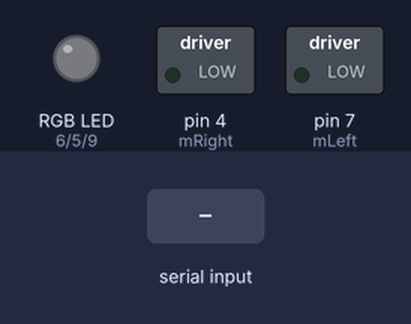
This sketch was run on a simulated Arduino Uno, built with avr-gcc and run on an emulated ATmega328P. On the bench: switched loads named in the sketch (green lamp = pin HIGH), an RGB LED mixed from three pins (HIGH = lit). The test bench sets the inputs (shaded band).

Above: at 1.2 s.
1.3 s: "f" received over Serial
At 2.0 s:
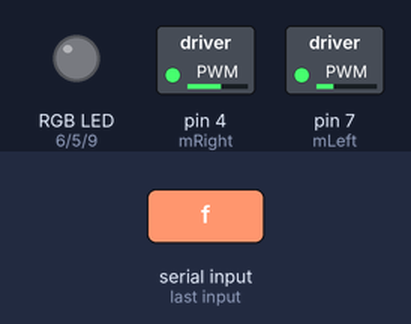
2.8 s: "b" received over Serial
At 4.0 s:
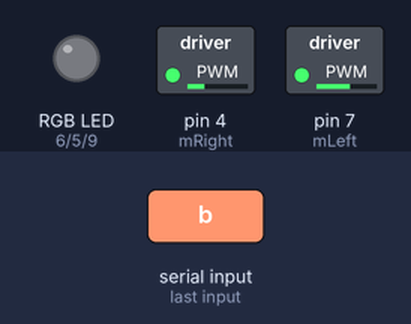
4.3 s: "s" received over Serial
At 4.7 s:
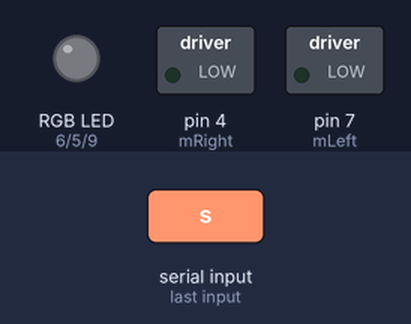
5.8 s: "r" received over Serial
At 6.7 s:
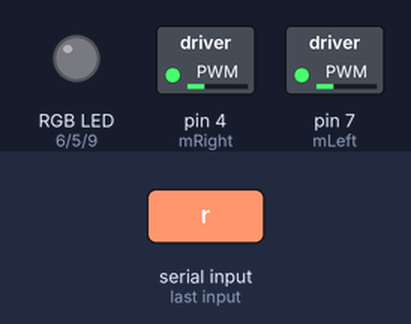
7.3 s: "l" received over Serial
At 7.7 s:
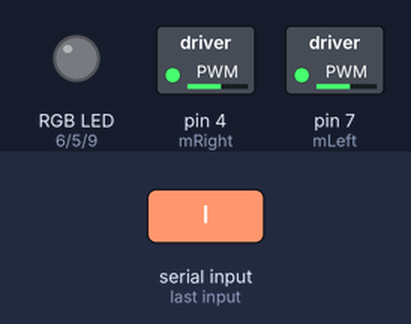
8.8 s: "H" received over Serial
At 9.3 s:
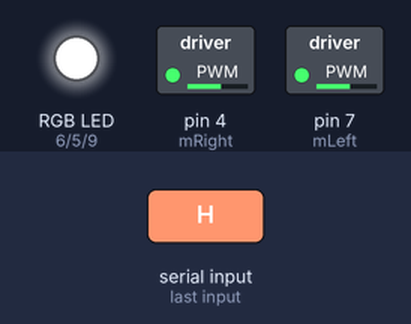
Timing chart, 0 to 11.3 s (numbered marks = the images above; inputs shaded):
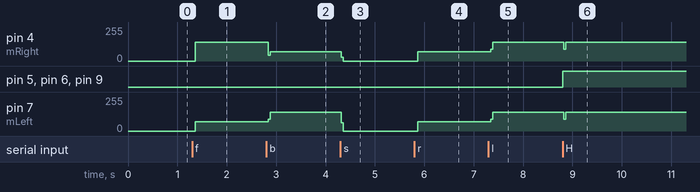

Measured:
- after the input at 1.3 s, pin 4 (mRight): 0/255 → 141/255 after 0.06 s; pin 7 (mLeft): 0/255 → 71/255 after 0.06 s
- after the input at 2.8 s, pin 4 (mRight): 141/255 → 71/255 at once; pin 7 (mLeft): 71/255 → 141/255 at once
- after the input at 4.3 s, pin 4 (mRight): 71/255 → 0/255 at once; pin 7 (mLeft): 141/255 → 0/255 at once
- after the input at 5.8 s, pin 4 (mRight), pin 7 (mLeft): 0/255 → 71/255 after 0.06 s
- after the input at 7.3 s, pin 4 (mRight), pin 7 (mLeft): 71/255 → 141/255 at once
- after the input at 8.8 s, pin 4 (mRight), pin 7 (mLeft): 141/255 → 87/255 at once, → 141/255 0.04 s later; pin 5 (ledPinG), pin 6 (ledPinR), pin 9 (ledPinB): LOW → HIGH at once

The sketch:

Bluetooth.ino
```cpp
/*
  VEHÍCULO CONTROLADO POR BLUETOOTH Y APP
  Programa para control de printbot kiwibot por APP y HC06.
  al recibir s para; f adelante; b atras; r derecha; l izquierda;
  H enciende LEDs, L apaga LEDs; Z zumbador; z apaga el zumbador
  Desarrollado por Miguel Granero, Jose Pujol y Alberto Pumar.
  Revisado Mayo 2016
  APP: https://play.google.com/store/apps/details?id=appinventor.ai_albyuda.HC06
*/

// variables constantes para los pines
// Pines de los servos
const int mLeft = 7; // servo izquierda
const int mRight = 4;  // servo derecha
// pines LED RGB
const int ledPinR = 6;
const int ledPinG = 5;
const int ledPinB = 9;
// pin timbre
const int buzzerPin = 10;

// variable para almacenar lectura puerto serial
int incomingByte;
// variable para almacenar el modo de movimiento
int mode = 's'; // lo inicializamos en parado

void setup() {
  // abrimos el puerto serie para la comunicacion
  Serial.begin(9600);
  // declaramos como salida servo, RGB, zumbador
  pinMode(mLeft, OUTPUT);
  pinMode(mRight, OUTPUT);
  pinMode(ledPinR, OUTPUT);
  pinMode(ledPinG, OUTPUT);
  pinMode(ledPinB, OUTPUT);
}

void loop() {
  // si hay datos en el puerto serie
  if (Serial.available() > 0) {
    incomingByte = Serial.read(); // Fijamos la variable incomingByte a lo que lea en el serial

    //guardamos en variable mode la direccion de funcionamiento del vehiculo
    // segun recibamos s, f, b, r, l
    if (incomingByte == 's') {
      mode = 's';
    }
    if (incomingByte == 'f') {
      mode = 'f';
    }
    if (incomingByte == 'b') {
      mode = 'b';
    }
    if (incomingByte == 'r') {
      mode = 'r';
    }
    if (incomingByte == 'l') {
      mode = 'l';
    }

    //si recibimos H encendemos los LEDs
    if (incomingByte == 'H') {
      digitalWrite(ledPinR, HIGH);
      digitalWrite(ledPinG, HIGH);
      digitalWrite(ledPinB, HIGH);
    }
    //si recibimos L apagamos los LEDs
    if (incomingByte == 'L') {
      digitalWrite(ledPinR, LOW);
      digitalWrite(ledPinG, LOW);
      digitalWrite(ledPinB, LOW);
    }
    //si recibimos Z activamos timbre
    if (incomingByte == 'Z') {
      digitalWrite(buzzerPin, HIGH);
    }
    //si recibimos z apagamos timbre
    if (incomingByte == 'z') {
      digitalWrite(buzzerPin, LOW);
    }
    // pequeño delay para recibir datos
    delay(15);
  }
  // activamos el modo de funcionamiento
  if (mode == 's') {
    stopA();
  }
  if (mode == 'f') {
    frontward();
  }
  if (mode == 'b') {
    backward();
  }
  if (mode == 'r') {
    right();
  }
  if (mode == 'l') {
    left();
  }

}

// funciones del motor

void frontward () {

  digitalWrite(mLeft, HIGH);
  digitalWrite(mRight, HIGH);
  delayMicroseconds(1000);
  digitalWrite(mLeft, LOW);
  delayMicroseconds(1000);
  digitalWrite(mRight, LOW);
  delayMicroseconds(18000);
}
void backward() {
  digitalWrite(mRight, HIGH);
  digitalWrite(mLeft, HIGH);
  delayMicroseconds(1000);
  digitalWrite(mRight, LOW);
  delayMicroseconds(1000);
  digitalWrite(mLeft, LOW);
  delayMicroseconds(18000);
}

void left() {
  digitalWrite(mLeft, HIGH);
  digitalWrite(mRight, HIGH);
  delayMicroseconds(2000);
  digitalWrite(mLeft, LOW);
  digitalWrite(mRight, LOW);
  delayMicroseconds(18000);
}
void right() {
  digitalWrite(mLeft, HIGH);
  digitalWrite(mRight, HIGH);
  delayMicroseconds(1000);
  digitalWrite(mLeft, LOW);
  digitalWrite(mRight, LOW);
  delayMicroseconds(19000);
}
void stopA() {
  digitalWrite(mLeft, LOW);
  digitalWrite(mRight, LOW);
}
```
